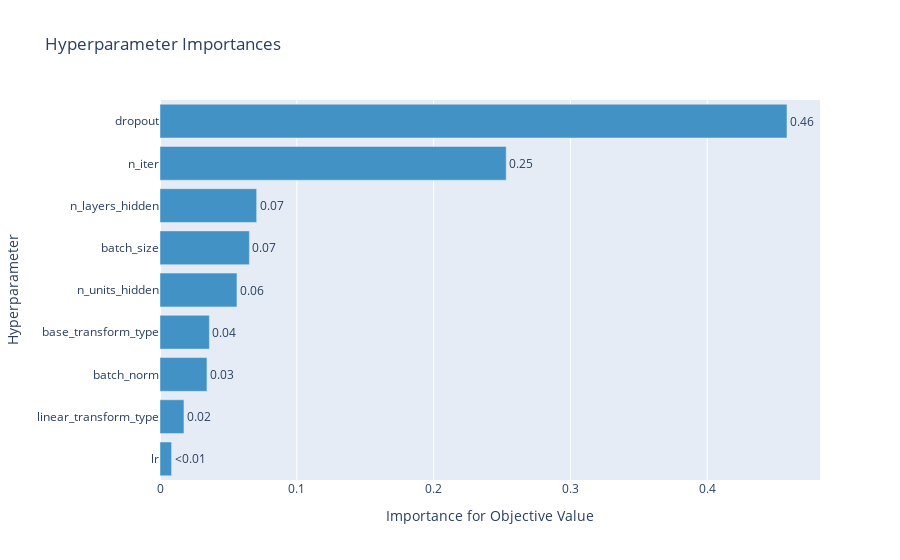

The cell this chart's notebook holds for it:
### Code cell
# Visualize parameter importances.
plot_param_importances(study)

### Figure 1 — Plotly figure (JSON) as saved in the notebook; plotly's stock layout.template omitted (floating-point values rounded to 4 significant figures)
{"data": [{"cliponaxis": false, "hovertemplate": ["lr (CategoricalDistribution): 0.00846909212308733<extra></extra>", "linear_transform_type (CategoricalDistribution): 0.017513441865308507<extra></extra>", "batch_norm (CategoricalDistribution): 0.03432980997949527<extra></extra>", "base_transform_type (CategoricalDistribution): 0.03608782621904944<extra></extra>", "n_units_hidden (IntUniformDistribution): 0.056248651052508904<extra></extra>", "batch_size (CategoricalDistribution): 0.06533755831900438<extra></extra>", "n_layers_hidden (IntUniformDistribution): 0.07065620910903445<extra></extra>", "n_iter (IntUniformDistribution): 0.253054441613576<extra></extra>", "dropout (UniformDistribution): 0.45830296971893575<extra></extra>"], "marker": {"color": "rgb(66,146,198)"}, "orientation": "h", "text": ["<0.01", "0.02", "0.03", "0.04", "0.06", "0.07", "0.07", "0.25", "0.46"], "textposition": "outside", "type": "bar", "x": [0.008469, 0.01751, 0.03433, 0.03609, 0.05625, 0.06534, 0.07066, 0.2531, 0.4583], "y": ["lr", "linear_transform_type", "batch_norm", "base_transform_type", "n_units_hidden", "batch_size", "n_layers_hidden", "n_iter", "dropout"]}], "layout": {"showlegend": false, "title": {"text": "Hyperparameter Importances"}, "xaxis": {"title": {"text": "Importance for Objective Value"}}, "yaxis": {"title": {"text": "Hyperparameter"}}}}
